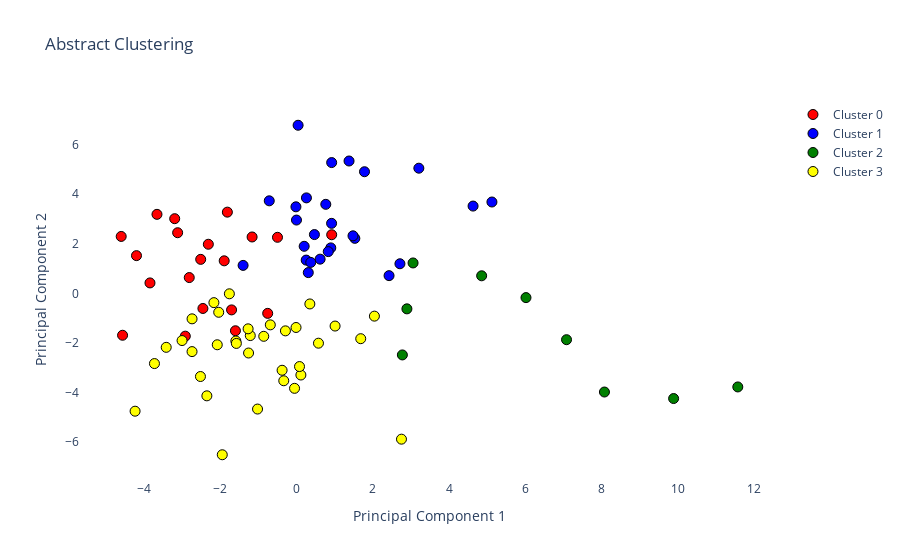

This figure's notebook cell:
### Code cell
import plotly.graph_objects as go # Import the graphical object
import plotly.colors as colors


# Define custom colors for each cluster label
cluster_colors = ['red', 'blue', 'green', 'yellow', 'orange']

fig = go.Figure()

# Reset the figure
fig.data = []

# Add scatter plots for each cluster
for label in set(cluster_labels):
    cluster_df = df[df['Cluster'] == label]
    fig.add_trace(go.Scatter(
        x=embeddings_2d_pca[cluster_df.index, 0],
        y=embeddings_2d_pca[cluster_df.index, 1],
        mode='markers',
        marker=dict(
            color=cluster_colors[label],
            size=10,  # Adjust the marker size here
            line=dict(width=1, color='Black')
        ),
        hovertemplate='<b>Title:</b> %{text}',
        text=cluster_df['title'],
        name=f'Cluster {label}'
    ))


# Set plot title and axis labels
fig.update_layout(
    title='Abstract Clustering',
    xaxis_title='Principal Component 1',
    yaxis_title='Principal Component 2',
    plot_bgcolor='white'  # Set the background color to white
)


# With this save the plots 
plot(fig,
     image_filename='abstracts_cluster_bert_plot_1', 
     image='png', 
     image_width=1000, 
     image_height=600
)
# And shows the plot
fig.show()

### Figure 1 — Plotly figure (JSON) as saved in the notebook; plotly's stock layout.template omitted (floating-point values rounded to 4 significant figures)
{"data": [{"hovertemplate": "<b>Title:</b> %{text}", "marker": {"color": "red", "line": {"color": "Black", "width": 1}, "size": 10}, "mode": "markers", "name": "Cluster 0", "text": ["LitCovid in 2022: an information resource for the COVID-19 literature", "LitCovid: an open database of COVID-19 literature", "The Classification of Short Scientific Texts Using Pretrained BERT Model", "IMSE: interaction information attention and molecular structure based drug drug interaction extraction", "Parallel sequence tagging for concept recognition", "Extraction of knowledge graph of Covid-19 through mining of unstructured biomedical corpora", "Leveraging Contextual Information in Extracting Long Distance Relations from Clinical Notes", "The New Version of the ANDDigest Tool with Improved AI-Based Short Names Recognition", "Drug-Drug Interaction Extraction from Biomedical Text using Relation BioBERT with BLSTM", "Emati: a recommender system for biomedical literature based on supervised learning", "A BERT-based ensemble learning approach for the BioCreative VII challenges: full-text chemical identification and multi-label classification in PubMed articles", "Towards Automated Screening of Literature on Artificial Intelligence in Nursing", "Understanding Clinical Trial Reports: Extracting Medical Entities and Their Relations", "Multi-class classification of COVID-19 documents using machine learning algorithms", "Application of BERT to Enable Gene Classification Based on Clinical Evidence", "De-identification of Clinical Text via Bi-LSTM-CRF with Neural Language Models", "Improvement of intervention information detection for automated clinical literature screening during systematic review", "Clinical study type classification, validation, and PubMed filter comparison with natural language processing and active learning", "Machine learning approach to identify adverse events in scientific biomedical literature", "A hybrid algorithm for clinical decision support in precision medicine based on machine learning"], "type": "scatter", "x": [-2.914, -1.6, -1.812, -2.31, -3.84, -1.701, -4.595, -1.163, -0.4974, -0.7544, 0.9234, -1.894, -4.194, -2.51, -2.811, -3.115, -3.192, -4.559, -3.657, -2.453], "y": [-1.724, -1.507, 3.275, 1.98, 0.4218, -0.6659, 2.295, 2.274, 2.26, -0.8057, 2.363, 1.312, 1.522, 1.371, 0.6372, 2.445, 3.011, -1.688, 3.185, -0.6081]}, {"hovertemplate": "<b>Title:</b> %{text}", "marker": {"color": "blue", "line": {"color": "Black", "width": 1}, "size": 10}, "mode": "markers", "name": "Cluster 1", "text": ["A general approach for improving deep learning-based medical relation extraction using a pre-trained model and fine-tuning", "Biomedical named entity recognition using deep neural networks with contextual information", "Discovering Thematically Coherent Biomedical Documents Using Contextualized Bidirectional Encoder Representations from Transformers-Based Clustering", "Unsupervised Event Graph Representation and Similarity Learning on Biomedical Literature", "Limitations of Transformers on Clinical Text Classification", "Extracting Concepts for Precision Oncology from the Biomedical Literature", "Exploring the effects of drug, disease, and protein dependencies on biomedical named entity recognition: A comparative analysis", "Pharmacovigilance with Transformers: A Framework to Detect Adverse Drug Reactions Using BERT Fine-Tuned with FARM", "BERT-based Ranking for Biomedical Entity Normalization", "BertMCN: Mapping colloquial phrases to standard medical concepts using BERT and highway network", "Dependency parsing of biomedical text with BERT", "Thesaurus-based word embeddings for automated biomedical literature classification", "Distinguished representation of identical mentions in bio-entity coreference resolution", "Neural Multi-Task Learning for Adverse Drug Reaction Extraction", "Extracting chemical-induced disease relation by integrating a hierarchical concentrative attention and a hybrid graph-based neural network", "BioGPT: generative pre-trained transformer for biomedical text generation and mining", "Summarization of biomedical articles using domain-specific word embeddings and graph ranking", "Bio-AnswerFinder: a system to find answers to questions from biomedical texts", "Extraction of causal relations based on SBEL and BERT model", "Investigation of improving the pre-training and fine-tuning of BERT model for biomedical relation extraction", "Biomedical named entity recognition using BERT in the machine reading comprehension framework", "Attention guided capsule networks for chemical-protein interaction extraction", "TP-DDI: Transformer-based pipeline for the extraction of Drug-Drug Interactions", "A deep-learning system bridging molecule structure and biomedical text with comprehension comparable to human professionals", "Biomedical named entity recognition with the combined feature attention and fully-shared multi-task learning", "BioByGANS: biomedical named entity recognition by fusing contextual and syntactic features through graph attention network in node classification framework"], "type": "scatter", "x": [4.63, 1.53, 0.62, 5.124, 0.2019, -0.01407, 0.255, 0.3744, 1.784, 0.9228, 2.427, 0.2614, -1.399, 3.208, 0.0428, 0.0004676, 0.8999, 0.8331, 2.712, 0.3098, 1.378, -0.7135, 0.4708, 0.9208, 0.7689, 1.482], "y": [3.519, 2.218, 1.38, 3.683, 1.897, 3.489, 1.342, 1.25, 4.903, 5.272, 0.7152, 3.85, 1.128, 5.046, 6.777, 2.956, 1.834, 1.684, 1.194, 0.8374, 5.336, 3.73, 2.371, 2.822, 3.589, 2.32]}, {"hovertemplate": "<b>Title:</b> %{text}", "marker": {"color": "green", "line": {"color": "Black", "width": 1}, "size": 10}, "mode": "markers", "name": "Cluster 2", "text": ["Integrating heterogeneous knowledge graphs into drug-drug interaction extraction from the literature", "STonKGs: a sophisticated transformer trained on biomedical text and knowledge graphs", "Bioformer: an efficient transformer language model for biomedical text mining", "MarkerGenie: an NLP-enabled text-mining system for biomedical entity relation extraction", "BERT-GT: Cross-sentence n-ary relation extraction with BERT and graph transformer", "BioBERT: a pre-trained biomedical language representation model for biomedical text mining", "pubmedKB: an interactive web server for exploring biomedical entity relations in the biomedical literature", "PhenoTagger: A Hybrid Method for Phenotype Concept Recognition using Human Phenotype Ontology", "Chemical-protein interaction extraction via Gaussian probability distribution and external biomedical knowledge"], "type": "scatter", "x": [3.057, 9.887, 2.895, 8.074, 6.017, 4.855, 2.776, 11.57, 7.08], "y": [1.227, -4.239, -0.6239, -3.976, -0.1706, 0.7086, -2.481, -3.771, -1.866]}, {"hovertemplate": "<b>Title:</b> %{text}", "marker": {"color": "yellow", "line": {"color": "Black", "width": 1}, "size": 10}, "mode": "markers", "name": "Cluster 3", "text": ["A Deep Learning Approach to Refine the Identification of High-Quality Clinical Research Articles From the Biomedical Literature: Protocol for Algorithm Development and Validation", "Text mining-based word representations for biomedical data analysis and protein-protein interaction networks in machine learning tasks", "Using the contextual language model BERT for multi-criteria classification of scientific articles", "srBERT: automatic article classification model for systematic review using BERT", "Concept recognition as a machine translation problem", "Improving reference prioritisation with PICO recognition", "Large-scale protein-protein post-translational modification extraction with distant supervision and confidence calibrated BioBERT", "An automated approach to identify scientific publications reporting pharmacokinetic parameters", "Development and validation of a machine-learning algorithm to predict the relevance of scientific articles within the field of teratology", "A practical approach towards causality mining in clinical text using active transfer learning", "Classifying literature mentions of biological pathogens as experimentally studied using natural language processing", "EvidenceMap: a three-level knowledge representation for medical evidence computation and comprehension", "A neuro-symbolic method for understanding free-text medical evidence", "Bat4RCT: A suite of benchmark data and baseline methods for text classification of randomized controlled trials", "Ensemble of deep learning language models to support the creation of living systematic reviews for the COVID-19 literature: a retrospective study", "BertSRC: transformer-based semantic relation classification", "Drug knowledge discovery via multi-task learning and pre-trained models", "Identification of Semantically Similar Sentences in Clinical Notes: Iterative Intermediate Training Using Multi-Task Learning", "LiSA: an assisted literature search pipeline for detecting serious adverse drug events with deep learning", "Deep contextualized embeddings for quantifying the informative content in biomedical text summarization", "Automatic data extraction to support meta-analysis statistical analysis: a case study on breast cancer", "Benchmarking for biomedical natural language processing tasks with a domain specific ALBERT", "A real-world evaluation of the implementation of NLP technology in abstract screening of a systematic review", "Deep semi-supervised learning ensemble framework for classifying co-mentions of human proteins and phenotypes", "Natural language processing was effective in assisting rapid title and abstract screening when updating systematic reviews", "Discovering novel drug-supplement interactions using SuppKG generated from the biomedical literature", "Relation extraction from DailyMed structured product labels by optimally combining crowd, experts and machines", "Predicting drug characteristics using biomedical text embedding", "Automating Quality Assessment of Medical Evidence in Systematic Reviews: Model Development and Validation Study", "Improving broad-coverage medical entity linking with semantic type prediction and large-scale datasets", "Risk of bias assessment in preclinical literature using natural language processing", "Mining a stroke knowledge graph from literature", "MetaboListem and TABoLiSTM: Two Deep Learning Algorithms for Metabolite Named Entity Recognition", "Drug repurposing for COVID-19 via knowledge graph completion"], "type": "scatter", "x": [-0.333, -0.01121, -0.3765, -2.038, 1.012, -2.517, -1.589, -1.575, -1.211, -2.737, -2.349, -1.256, -3.414, -1.268, -0.8575, -0.6856, -2.999, -0.2893, -2.738, 2.043, -2.076, 0.5768, -1.945, 0.3509, 2.753, -1.02, -2.164, -1.759, -4.231, 0.116, -3.723, 0.07984, 1.685, -0.0502], "y": [-3.522, -1.374, -3.099, -0.7621, -1.316, -3.351, -1.919, -2.017, -1.701, -1.026, -4.129, -2.403, -2.174, -1.429, -1.731, -1.269, -1.902, -1.511, -2.346, -0.917, -2.071, -2.007, -6.504, -0.426, -5.876, -4.662, -0.3732, -0.01681, -4.749, -3.29, -2.829, -2.949, -1.826, -3.827]}], "layout": {"autosize": true, "plot_bgcolor": "white", "title": {"text": "Abstract Clustering"}, "xaxis": {"autorange": true, "range": [-5.563, 12.54], "title": {"text": "Principal Component 1"}, "type": "linear"}, "yaxis": {"autorange": true, "range": [-7.859, 8.131], "title": {"text": "Principal Component 2"}, "type": "linear"}}}
